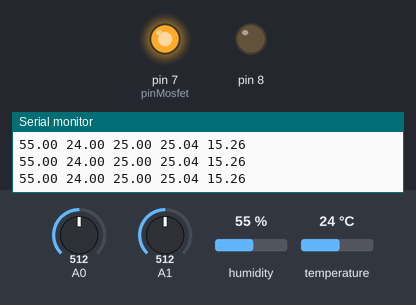
The sketch below on a simulated Arduino Uno, built with avr-gcc and run on an emulated ATmega328P. On the bench: output pins drawn as LEDs (lit = HIGH), the last lines printed to the serial monitor. The test bench sets the inputs (shaded band); at power-on: temperature 24 °C, A0 = 512, A1 = 512, humidity 55 %.

Above: at 1.5 s.
1.6 s: temperature set to 30.4 °C
3.6 s: temperature set to 31.6 °C
At 5.3 s:
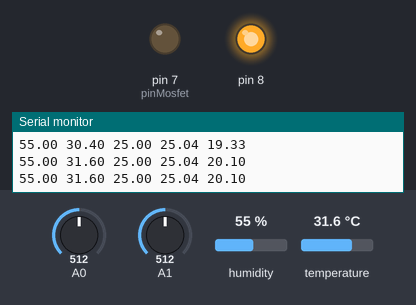
6.1 s: temperature set to 12 °C
At 7.8 s:
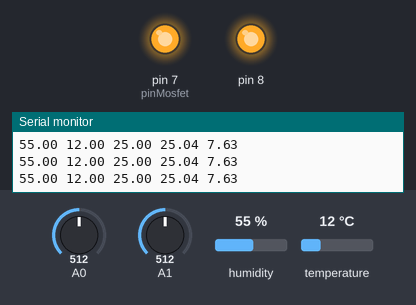
8.2 s: temperature set to 33 °C
At 10.3 s:
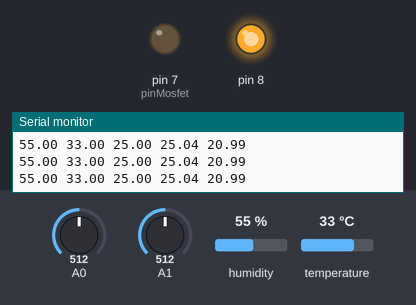
14.5 s: temperature set to 19 °C
At 16.5 s:
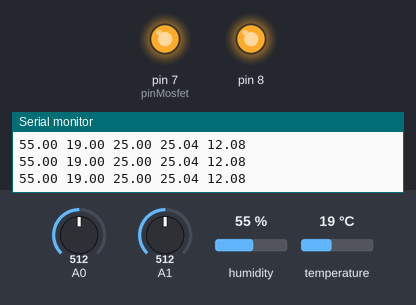
Timing chart, 0 to 17.7 s (numbered marks = the images above; inputs shaded):
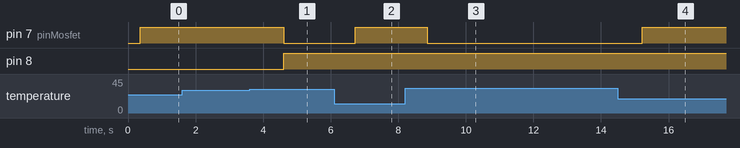

Measured:
- the behaviour switches between 30.9 and 31 °C on temperature (found by bisection; images 0 and 1)
- after the input at 3.6 s, pin 7 (pinMosfet): HIGH → LOW after 1.0 s; pin 8: LOW → HIGH after 1.0 s
- after the input at 6.1 s, pin 7 (pinMosfet): LOW → HIGH after 0.63 s
- after the input at 8.2 s, pin 7 (pinMosfet): HIGH → LOW after 0.65 s
- after the input at 14.5 s, pin 7 (pinMosfet): LOW → HIGH after 0.73 s

The sketch:

pt100-ok_dht-ok_ros_-ok.ino
```cpp
// Example testing sketch for various DHT humidity/temperature sensors
// Written by ladyada, public domain

#include "DHT.h"
#include "math.h"

#define DHTPIN 2     // what digital pin we're connected to

// Uncomment whatever type you're using!
//#define DHTTYPE DHT11   // DHT 11
#define DHTTYPE DHT22   // DHT 22  (AM2302), AM2321
//#define DHTTYPE DHT21   // DHT 21 (AM2301)


DHT dht(DHTPIN, DHTTYPE);

//wanted temperature
int temp_want=30; // clesius


//pin MOSFET
int pinMosfet=7;

//begin PT100 conf
int valeur; //valeur retournée par la thermistance
float temperature; //valeur finale
int B=3975;
int R1=10000; //resistance appliquée a notre arduino
float resistance; //resistance de la thermistance
//

void setup() {
  Serial.begin(9600);
  //Serial.println("DHTxx test!");
  pinMode(pinMosfet,OUTPUT);
  dht.begin();
  pinMode(8,OUTPUT);
}

double Thermister(int RawADC) {
  double Temp;
    Temp = log(((10240000/RawADC) - 10000));
  Temp = 1 / (0.001129148 + (0.000234125 * Temp) + (0.0000000876741 * Temp * Temp * Temp));
  Temp = Temp - 273.15;           // Convert Kelvin to Celcius
  //Serial.println(Temp);
 return Temp;
}


void loop() {

  delay(350);

  // Reading temperature or humidity takes about 250 milliseconds!
  // Sensor readings may also be up to 2 seconds 'old' (its a very slow sensor)
  float h = dht.readHumidity();
  // Read temperature as Celsius (the default)
  float t = dht.readTemperature();
  // Read temperature as Fahrenheit (isFahrenheit = true)
  float f = dht.readTemperature(true);

  // Check if any reads failed and exit early (to try again).
  if (isnan(h) || isnan(t) || isnan(f)) {
    Serial.println("Failed to read from DHT sensor!");
    return;
  }

  // Compute heat index in Fahrenheit (the default)
  float hif = dht.computeHeatIndex(f, h);
  // Compute heat index in Celsius (isFahreheit = false)
  float hic = dht.computeHeatIndex(t, h, false);

  //point of rose calcul
  float k = ((237,7)*t)/((17,7+t)+log(h));
  float rose = (237,7*k ) /(17,7-k);
  //


  //PT100 calcul
 valeur=analogRead(0);
 resistance=(float)(1023-valeur)*R1/valeur; //calcul de la resistance de la thermistance
 temperature=1/(log(resistance/R1)/B+1/298.15)-273.15; //calcul de la température en kelvin puis convertie en °C
  //

  float interval_temp = temp_want*0.03; // we want +/- 3%
  float temp_want_plus=temp_want+interval_temp;
  float temp_want_minus=temp_want-interval_temp;


  //Serial.print("Humidity: ");
  Serial.print(h);
  Serial.print(" ");
  //Serial.print(" %\t");
  //Serial.print("Temperature interne: ");
  Serial.print(t);
  Serial.print(" ");
  //Serial.print("Temperature interne plaque: ");
  Serial.print(Thermister(analogRead(1)));
  Serial.print(" ");
  //Serial.print(" °C ");
  //Serial.print("Temperature externe: ");
  Serial.print(temperature);
  Serial.print(" ");
  //Serial.print(" °C ");
  //Serial.print("point de rosé ");
  Serial.println(rose);

  if (t>temp_want_plus)
    {
        //action when temperature is too hot

                digitalWrite(pinMosfet,LOW); //le moteur se lance
                digitalWrite(8,HIGH); //le moteur se lance
    }

  if (t<=temp_want_plus)
    {
        //action when temperature is correct or coldest


                digitalWrite(pinMosfet,HIGH); //le moteur se coupe
    }


}
```
